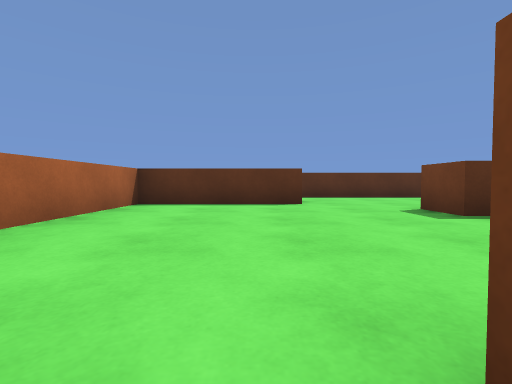
view 1 (above)

20 first-person views from a walk through a 3-D level made in the Unity game engine. The camera is 0.46 m above the floor, tilts 2° down and sees 85° across. The floor is counted in squares, 1 m on a side. Each view is taken from the middle of a square. On the plan, view 1 faces up. The plan holds only what a view shows up to about 9 squares ahead; the rest is blank. The player character is not drawn.

view 2
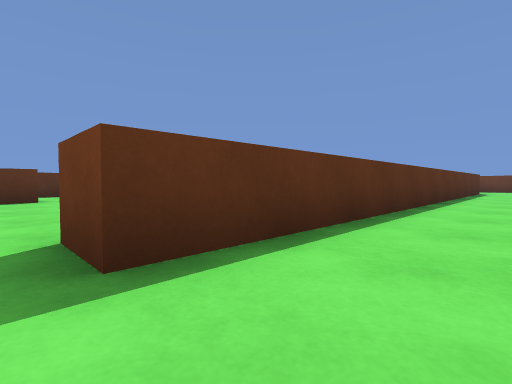

view 3
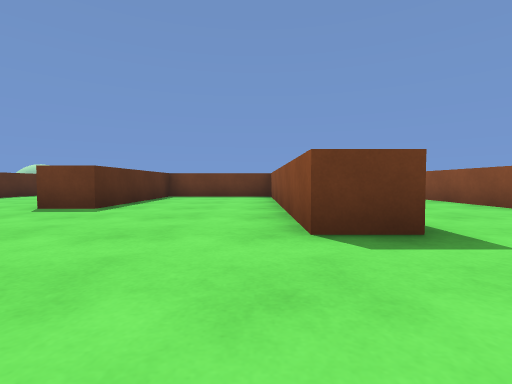

view 4
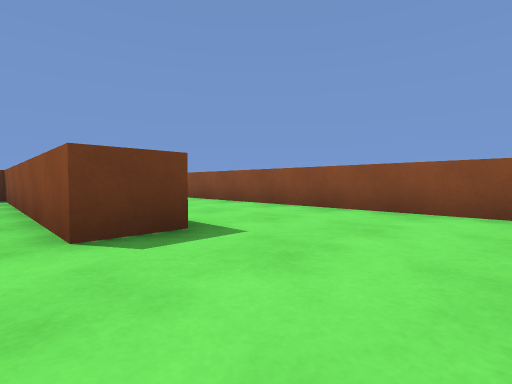

view 5
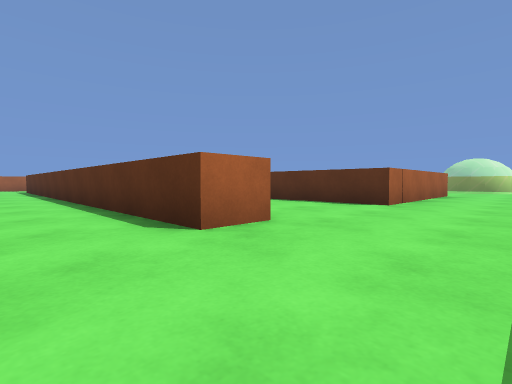

view 6
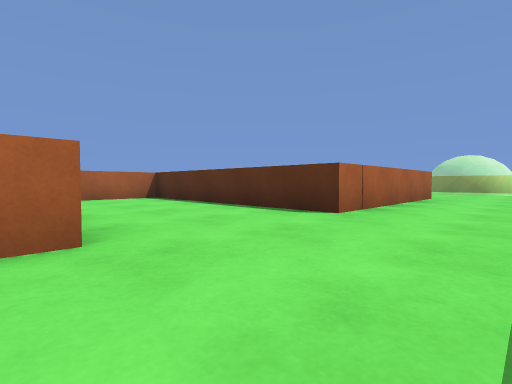

view 7
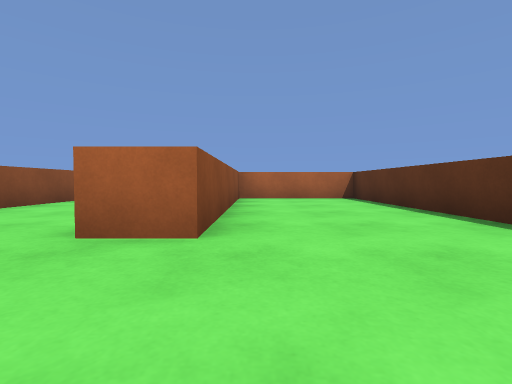

view 8
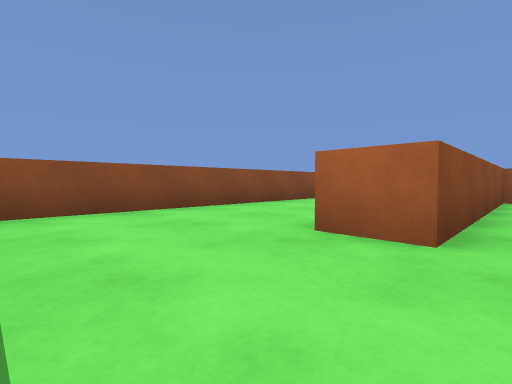

view 9
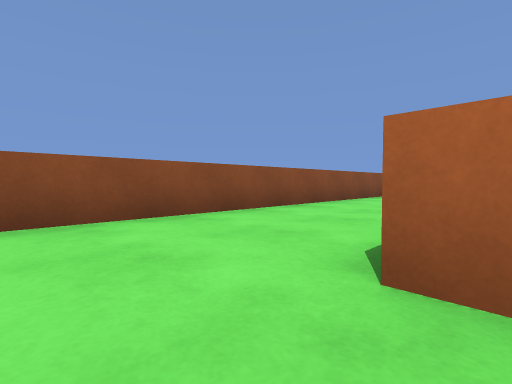

view 10
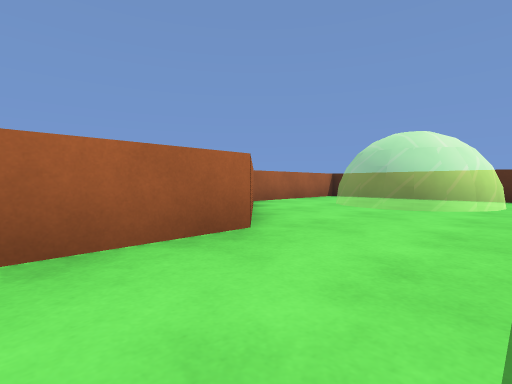

view 11
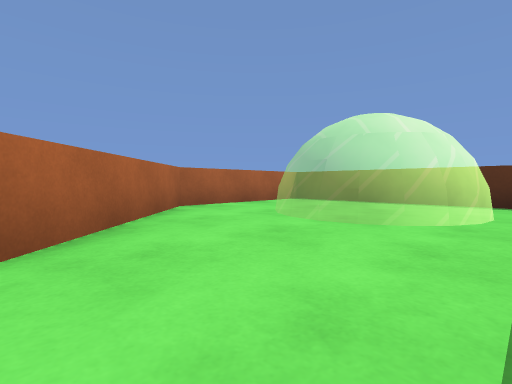

view 12
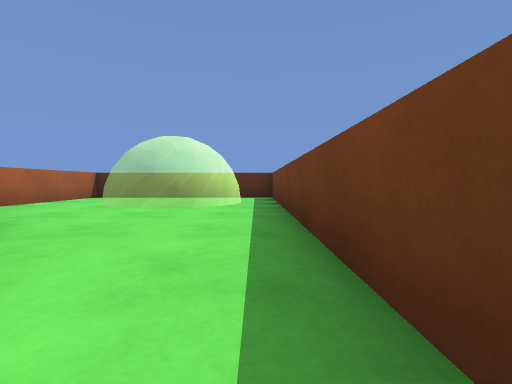

view 13
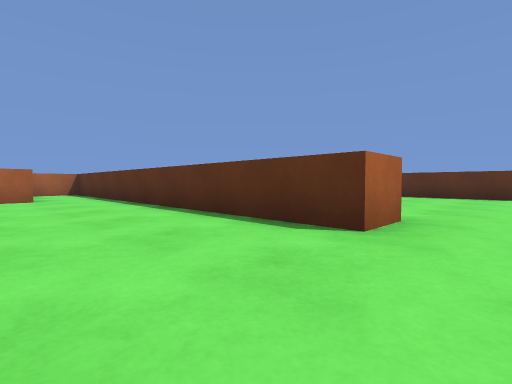

view 14
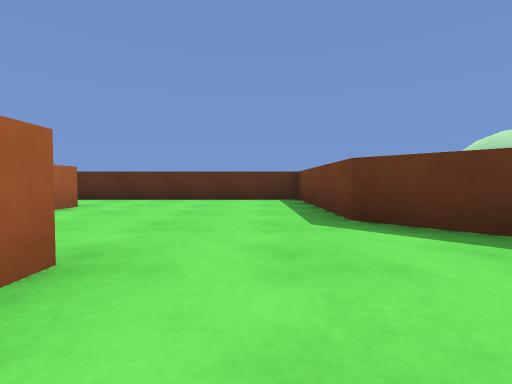

view 15
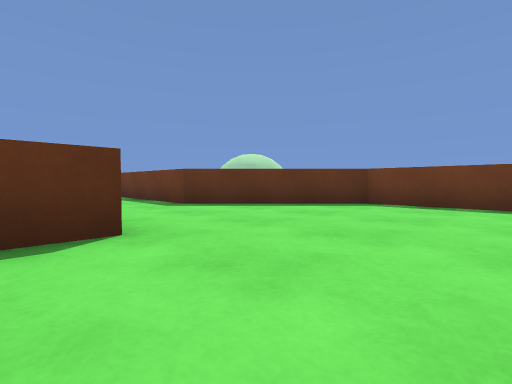

view 16
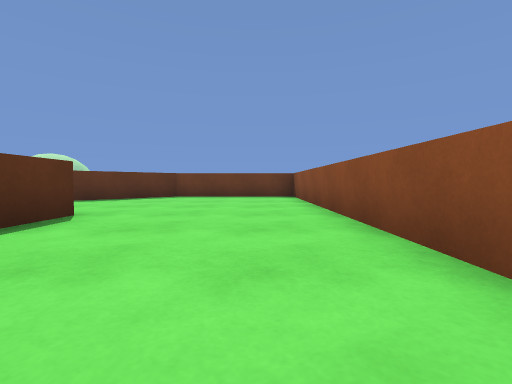

view 17
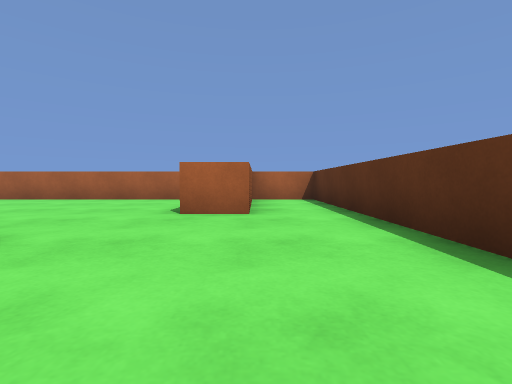

view 18
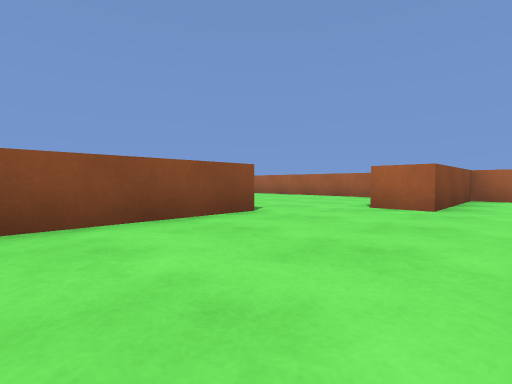

view 19
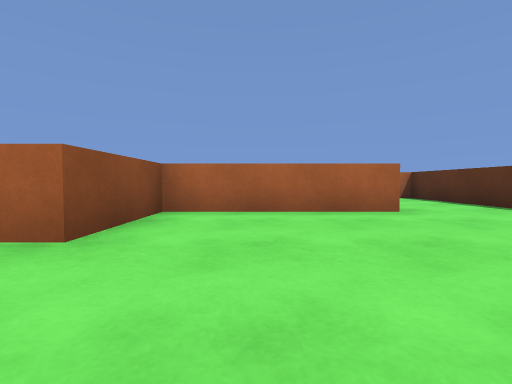

view 20
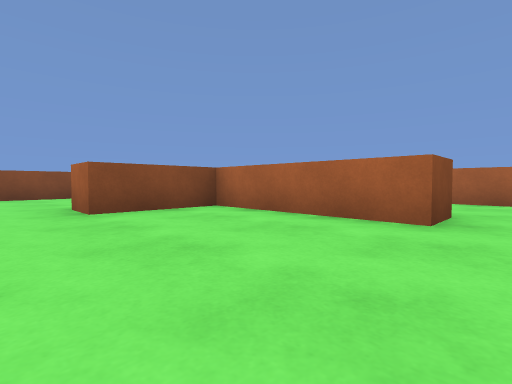

### Floor plan
Ten units are one square. View 1 is at (0, 0); x grows to the right and y downward. Boxes are objects, and circles mark ways between rooms. Rooms are numbered by the first view taken in them; rooms with no view inside come last. Other rooms are left out.
<svg viewBox="-30 -160 201 200">
<path fill="none" stroke="#000" d="M10 -59 -25 -59 -25 -1M-19 35 159 35M140 -90 140 -38 79 -38 79 -5 137 -5 137 5 4 5 4 -5 70 -5 70 -38 28 -38 28 -48M165 -75 165 -95M56 -132 56 -95 79 -95 79 -85 -25 -85 -25 -69 10 -69 10 -59M28 -48 130 -48 130 -85 102 -113 102 -155 56 -155M166 -155 112 -155 112 -118 140 -90M165 -95 165 -152M56 -155 19 -155 19 -128M46 -132 56 -132"/>
<circle cx="20" cy="-50" r="3" fill="#2a7"/>
<circle cx="155" cy="-90" r="3" fill="#2a7"/>
<circle cx="50" cy="-145" r="3" fill="#2a7"/>
<text x="60" y="-10">1</text>
<text x="70" y="-100">2</text>
<text x="140" y="-130">3</text>
<text x="40" y="-150">4</text>
</svg>
Room 1 opens to room 2. Room 1 opens to room 3. Room 2 opens to room 4.

Where each view was taken, in squares from view 1:
view 1: 0 up, 0 right, facing up
view 2: 2 down, 0 right, facing up-right
view 3: 1 up, 2 left, facing right
view 4: 1 up, 2 left, facing down-right
view 5: 2 down, 16 right, facing up-left
view 6: 0 up, 16 right, facing up-left
view 7: 1 up, 16 right, facing left
view 8: 1 up, 16 right, facing down-left
view 9: 0 up, 15 right, facing down-left
view 10: 7 up, 16 right, facing up-left
view 11: 9 up, 16 right, facing up-left
view 12: 7 up, 16 right, facing up
view 13: 6 up, 9 right, facing up-left
view 14: 8 up, 9 right, facing up
view 15: 6 up, 7 right, facing up-right
view 16: 6 up, 4 right, facing right
view 17: 7 up, 5 right, facing left
view 18: 8 up, 6 right, facing down-left
view 19: 11 up, 10 right, facing left
view 20: 14 up, 9 right, facing down-left
